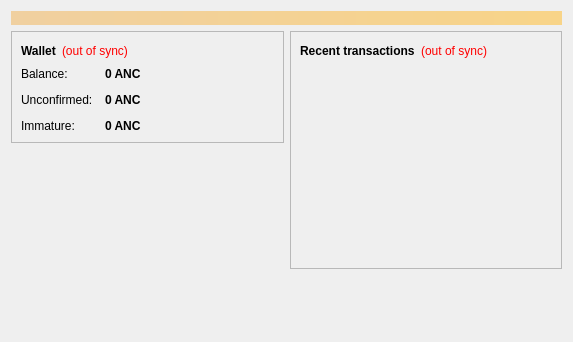
<?xml version="1.0" encoding="UTF-8"?>
<ui version="4.0">
 <class>OverviewPage</class>
 <widget class="QWidget" name="OverviewPage">
  <property name="geometry">
   <rect>
    <x>0</x>
    <y>0</y>
    <width>573</width>
    <height>342</height>
   </rect>
  </property>
  <property name="windowTitle">
   <string>Form</string>
  </property>
  <layout class="QVBoxLayout" name="topLayout">
   <item>
    <widget class="QLabel" name="labelAlerts">
     <property name="visible">
      <bool>false</bool>
     </property>
     <property name="styleSheet">
      <string notr="true">background-color: qlineargradient(x1: 0, y1: 0, x2: 1, y2: 0, stop:0 #F0D0A0, stop:1 #F8D488); color:#000000;</string>
     </property>
     <property name="wordWrap">
      <bool>true</bool>
     </property>
     <property name="margin">
      <number>3</number>
     </property>
    </widget>
   </item>
   <item>
    <layout class="QHBoxLayout" name="horizontalLayout" stretch="1,1">
     <item>
      <layout class="QVBoxLayout" name="verticalLayout_2">
       <item>
        <widget class="QFrame" name="frame">
         <property name="frameShape">
          <enum>QFrame::StyledPanel</enum>
         </property>
         <property name="frameShadow">
          <enum>QFrame::Raised</enum>
         </property>
         <layout class="QVBoxLayout" name="verticalLayout_4">
          <item>
           <layout class="QHBoxLayout" name="horizontalLayout_4">
            <item>
             <widget class="QLabel" name="label_5">
              <property name="font">
               <font>
                <weight>75</weight>
                <bold>true</bold>
               </font>
              </property>
              <property name="text">
               <string>Wallet</string>
              </property>
             </widget>
            </item>
            <item>
             <widget class="QLabel" name="labelWalletStatus">
              <property name="toolTip">
               <string>The displayed information may be out of date. Your wallet automatically synchronizes with the Litecoin network after a connection is established, but this process has not completed yet.</string>
              </property>
              <property name="styleSheet">
               <string notr="true">QLabel { color: red; }</string>
              </property>
              <property name="text">
               <string notr="true">(out of sync)</string>
              </property>
              <property name="alignment">
               <set>Qt::AlignLeading|Qt::AlignLeft|Qt::AlignVCenter</set>
              </property>
             </widget>
            </item>
            <item>
             <spacer name="horizontalSpacer_2">
              <property name="orientation">
               <enum>Qt::Horizontal</enum>
              </property>
              <property name="sizeHint" stdset="0">
               <size>
                <width>40</width>
                <height>20</height>
               </size>
              </property>
             </spacer>
            </item>
           </layout>
          </item>
          <item>
           <layout class="QFormLayout" name="formLayout_2">
            <property name="fieldGrowthPolicy">
             <enum>QFormLayout::AllNonFixedFieldsGrow</enum>
            </property>
            <property name="horizontalSpacing">
             <number>12</number>
            </property>
            <property name="verticalSpacing">
             <number>12</number>
            </property>
            <item row="0" column="0">
             <widget class="QLabel" name="label">
              <property name="text">
               <string>Balance:</string>
              </property>
             </widget>
            </item>
            <item row="0" column="1">
             <widget class="QLabel" name="labelBalance">
              <property name="font">
               <font>
                <weight>75</weight>
                <bold>true</bold>
               </font>
              </property>
              <property name="cursor">
               <cursorShape>IBeamCursor</cursorShape>
              </property>
              <property name="toolTip">
               <string>Your current balance</string>
              </property>
              <property name="text">
               <string notr="true">0 ANC</string>
              </property>
              <property name="textInteractionFlags">
               <set>Qt::LinksAccessibleByMouse|Qt::TextSelectableByKeyboard|Qt::TextSelectableByMouse</set>
              </property>
             </widget>
            </item>
            <item row="1" column="0">
             <widget class="QLabel" name="label_3">
              <property name="text">
               <string>Unconfirmed:</string>
              </property>
             </widget>
            </item>
            <item row="1" column="1">
             <widget class="QLabel" name="labelUnconfirmed">
              <property name="font">
               <font>
                <weight>75</weight>
                <bold>true</bold>
               </font>
              </property>
              <property name="cursor">
               <cursorShape>IBeamCursor</cursorShape>
              </property>
              <property name="toolTip">
               <string>Total of transactions that have yet to be confirmed, and do not yet count toward the current balance</string>
              </property>
              <property name="text">
               <string notr="true">0 ANC</string>
              </property>
              <property name="textInteractionFlags">
               <set>Qt::LinksAccessibleByMouse|Qt::TextSelectableByKeyboard|Qt::TextSelectableByMouse</set>
              </property>
             </widget>
            </item>
            <item row="2" column="0">
             <widget class="QLabel" name="labelImmatureText">
              <property name="text">
               <string>Immature:</string>
              </property>
             </widget>
            </item>
            <item row="2" column="1">
             <widget class="QLabel" name="labelImmature">
              <property name="font">
               <font>
                <weight>75</weight>
                <bold>true</bold>
               </font>
              </property>
              <property name="toolTip">
               <string>Mined balance that has not yet matured</string>
              </property>
              <property name="text">
               <string notr="true">0 ANC</string>
              </property>
              <property name="textInteractionFlags">
               <set>Qt::LinksAccessibleByMouse|Qt::TextSelectableByKeyboard|Qt::TextSelectableByMouse</set>
              </property>
             </widget>
            </item>
           </layout>
          </item>
         </layout>
        </widget>
       </item>
       <item>
        <spacer name="verticalSpacer">
         <property name="orientation">
          <enum>Qt::Vertical</enum>
         </property>
         <property name="sizeHint" stdset="0">
          <size>
           <width>20</width>
           <height>40</height>
          </size>
         </property>
        </spacer>
       </item>
      </layout>
     </item>
     <item>
      <layout class="QVBoxLayout" name="verticalLayout_3">
       <item>
        <widget class="QFrame" name="frame_2">
         <property name="frameShape">
          <enum>QFrame::StyledPanel</enum>
         </property>
         <property name="frameShadow">
          <enum>QFrame::Raised</enum>
         </property>
         <layout class="QVBoxLayout" name="verticalLayout">
          <item>
           <layout class="QHBoxLayout" name="horizontalLayout_2">
            <item>
             <widget class="QLabel" name="label_4">
              <property name="text">
               <string>&lt;b&gt;Recent transactions&lt;/b&gt;</string>
              </property>
             </widget>
            </item>
            <item>
             <widget class="QLabel" name="labelTransactionsStatus">
              <property name="toolTip">
               <string>The displayed information may be out of date. Your wallet automatically synchronizes with the Litecoin network after a connection is established, but this process has not completed yet.</string>
              </property>
              <property name="styleSheet">
               <string notr="true">QLabel { color: red; }</string>
              </property>
              <property name="text">
               <string notr="true">(out of sync)</string>
              </property>
              <property name="alignment">
               <set>Qt::AlignRight|Qt::AlignTrailing|Qt::AlignVCenter</set>
              </property>
             </widget>
            </item>
            <item>
             <spacer name="horizontalSpacer">
              <property name="orientation">
               <enum>Qt::Horizontal</enum>
              </property>
              <property name="sizeHint" stdset="0">
               <size>
                <width>40</width>
                <height>20</height>
               </size>
              </property>
             </spacer>
            </item>
           </layout>
          </item>
          <item>
           <widget class="QListView" name="listTransactions">
            <property name="styleSheet">
             <string notr="true">QListView { background: transparent; }</string>
            </property>
            <property name="frameShape">
             <enum>QFrame::NoFrame</enum>
            </property>
            <property name="verticalScrollBarPolicy">
             <enum>Qt::ScrollBarAlwaysOff</enum>
            </property>
            <property name="horizontalScrollBarPolicy">
             <enum>Qt::ScrollBarAlwaysOff</enum>
            </property>
            <property name="selectionMode">
             <enum>QAbstractItemView::NoSelection</enum>
            </property>
           </widget>
          </item>
         </layout>
        </widget>
       </item>
       <item>
        <spacer name="verticalSpacer_2">
         <property name="orientation">
          <enum>Qt::Vertical</enum>
         </property>
         <property name="sizeHint" stdset="0">
          <size>
           <width>20</width>
           <height>40</height>
          </size>
         </property>
        </spacer>
       </item>
      </layout>
     </item>
    </layout>
   </item>
  </layout>
 </widget>
 <resources/>
 <connections/>
</ui>
